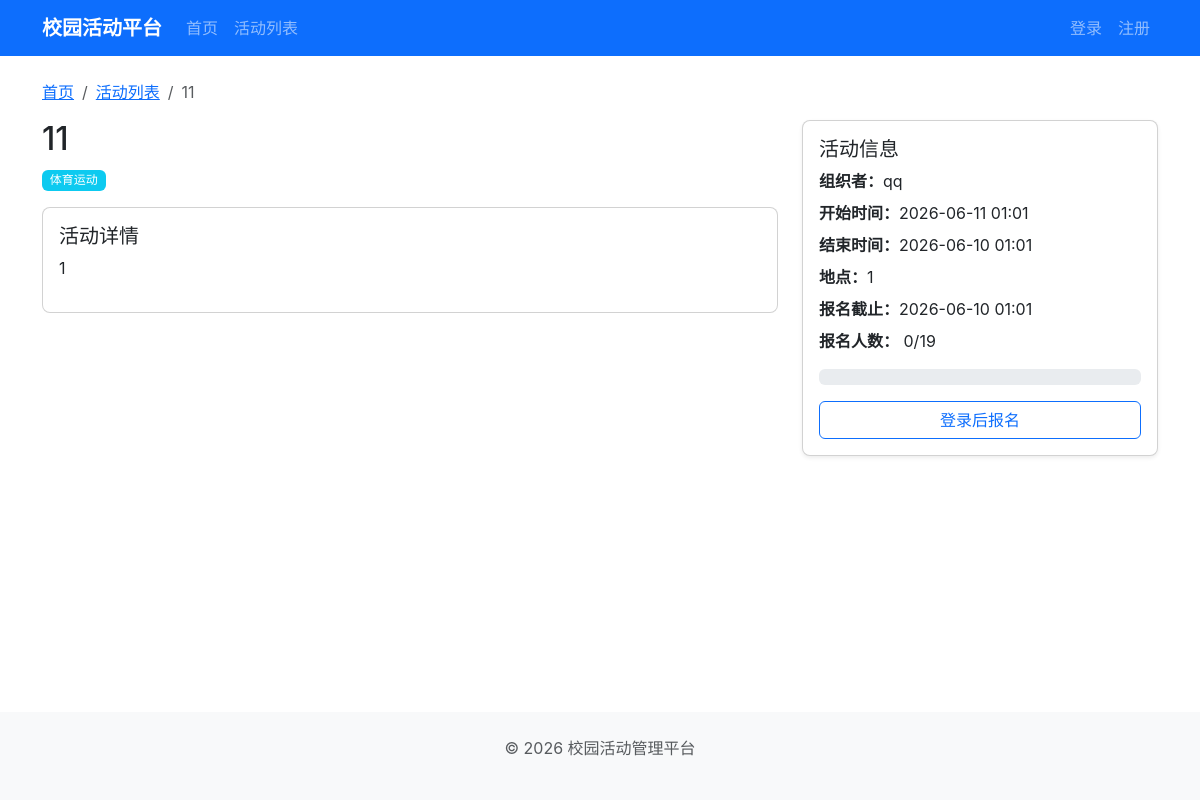
/activities/1, run on the app's committed database.
### app/models.py (models this page shows, shortened)
class Activity(db.Model):
    id = db.Column(db.Integer, primary_key=True)
    title = db.Column(db.String(200), nullable=False)
    description = db.Column(db.Text, nullable=False)
    category = db.Column(db.String(50), nullable=False)
    location = db.Column(db.String(200))
    start_time = db.Column(db.DateTime, nullable=False)
    end_time = db.Column(db.DateTime, nullable=False)
    max_participants = db.Column(db.Integer, nullable=False, default=0)
    registration_deadline = db.Column(db.DateTime)
    status = db.Column(db.String(20), default='pending')
    reject_reason = db.Column(db.String(500))
    organizer_id = db.Column(db.Integer, db.ForeignKey('user.id'), nullable=False)
    created_at = db.Column(db.DateTime, default=datetime.utcnow)
    updated_at = db.Column(db.DateTime, default=datetime.utcnow, onupdate=datetime.utcnow)
    registrations = db.relationship('Registration', backref='activity', lazy='dynamic')
    @property
    def current_participants(self):
        return Registration.query.filter_by(activity_id=self.id, status='registered').count()

class User(UserMixin, db.Model):
    id = db.Column(db.Integer, primary_key=True)
    username = db.Column(db.String(64), unique=True, nullable=False)
    password_hash = db.Column(db.String(256), nullable=False)
    real_name = db.Column(db.String(64), nullable=False)
    email = db.Column(db.String(120), unique=True, nullable=False)
    role = db.Column(db.String(20), nullable=False, default='student')
    is_active_user = db.Column(db.Boolean, default=True)
    created_at = db.Column(db.DateTime, default=datetime.utcnow)
    activities = db.relationship('Activity', backref='organizer', lazy='dynamic')
    registrations = db.relationship('Registration', backref='user', lazy='dynamic')

### app/main/routes.py (the view)
@main_bp.route('/activities/<int:activity_id>')
def activity_detail(activity_id):
    activity = Activity.query.get_or_404(activity_id)
    return render_template('main/activity_detail.html', activity=activity, categories=CATEGORIES)

### app/templates/main/activity_detail.html (shortened to what this page needs)
{% extends "base.html" %}
{% block content %}
<nav aria-label="breadcrumb">
    <ol class="breadcrumb">
        <li class="breadcrumb-item"><a href="{{ url_for('main.index') }}">首页</a></li>
        <li class="breadcrumb-item"><a href="{{ url_for('main.activity_list') }}">活动列表</a></li>
        <li class="breadcrumb-item active">{{ activity.title }}</li>
    </ol>
</nav>
<div class="row">
    <div class="col-md-8">
        <h2>{{ activity.title }}</h2>
        <span class="badge bg-info mb-3">
            {% for v, l in categories %}{% if v == activity.category %}{{ l }}{% endif %}{% endfor %}
        </span>
        <div class="card mb-4">
            <div class="card-body">
                <h5>活动详情</h5>
                <p style="white-space: pre-wrap;">{{ activity.description }}</p>
            </div>
        </div>
    </div>
    <div class="col-md-4">
        <div class="card shadow-sm">
            <div class="card-body">
                <h5 class="card-title">活动信息</h5>
                <ul class="list-unstyled">
                    <li class="mb-2"><strong>组织者：</strong>{{ activity.organizer.real_name }}</li>
                    <li class="mb-2"><strong>开始时间：</strong>{{ activity.start_time.strftime('%Y-%m-%d %H:%M') }}</li>
                    <li class="mb-2"><strong>结束时间：</strong>{{ activity.end_time.strftime('%Y-%m-%d %H:%M') }}</li>
                    {% if activity.location %}
                    <li class="mb-2"><strong>地点：</strong>{{ activity.location }}</li>
                    {% endif %}
                    {% if activity.registration_deadline %}
                    <li class="mb-2"><strong>报名截止：</strong>{{ activity.registration_deadline.strftime('%Y-%m-%d %H:%M') }}</li>
                    {% endif %}
                    <li class="mb-2">
                        <strong>报名人数：</strong>
                        {% if activity.max_participants > 0 %}
                            {{ activity.current_participants }}/{{ activity.max_participants }}
                        {% else %}
                            {{ activity.current_participants }}（不限人数）
                        {% endif %}
                    </li>
                </ul>
                {% if activity.max_participants > 0 %}
                <div class="progress mb-3">
                    {% set percent = (activity.current_participants / activity.max_participants * 100) | int %}
                </div>
                {% endif %}
                {% if current_user.is_authenticated and current_user.role == 'student' %}
                    {% set existing_reg = activity.registrations.filter_by(user_id=current_user.id, status='registered').first() %}
                    {% if existing_reg %}
                        <div class="alert alert-success">您已报名此活动</div>
                        <form method="POST" action="{{ url_for('student.cancel_registration', registration_id=existing_reg.id) }}">
                            <input type="hidden" name="csrf_token" value="{{ csrf_token() }}">
                            <button type="submit" class="btn btn-outline-danger w-100" onclick="return confirm('确定取消报名吗？')">取消报名</button>
                        </form>
                    {% elif activity.is_full %}
                        <div class="alert alert-warning">报名已满</div>
                    {% else %}
                        <form method="POST" action="{{ url_for('student.register_activity', activity_id=activity.id) }}">
                            <input type="hidden" name="csrf_token" value="{{ csrf_token() }}">
                            <button type="submit" class="btn btn-primary w-100">立即报名</button>
                        </form>
                    {% endif %}
                {% elif not current_user.is_authenticated %}
                    <a href="{{ url_for('auth.login') }}" class="btn btn-outline-primary w-100">登录后报名</a>
                {% endif %}
            </div>
        </div>
    </div>
</div>
{% endblock %}

### app/static/css/style.css (style rules this page uses)
body { font-family: -apple-system, BlinkMacSystemFont, "Segoe UI", "Microsoft YaHei", sans-serif; min-height: 100vh; display: flex; flex-direction: column; }
.card { transition: transform 0.2s ease, box-shadow 0.2s ease; border-radius: 8px; }
.badge { font-weight: 500; }

### data on the page
Activity: title "11", description "1", start_time "2026-06-11 01:01", end_time "2026-06-10 01:01", location "1", registration_deadline "2026-06-10 01:01", max_participants "19"
User: organizer.real_name "qq"

### other printed values
{{ l }} "体育运动"
{{ activity.current_participants }} "0"
